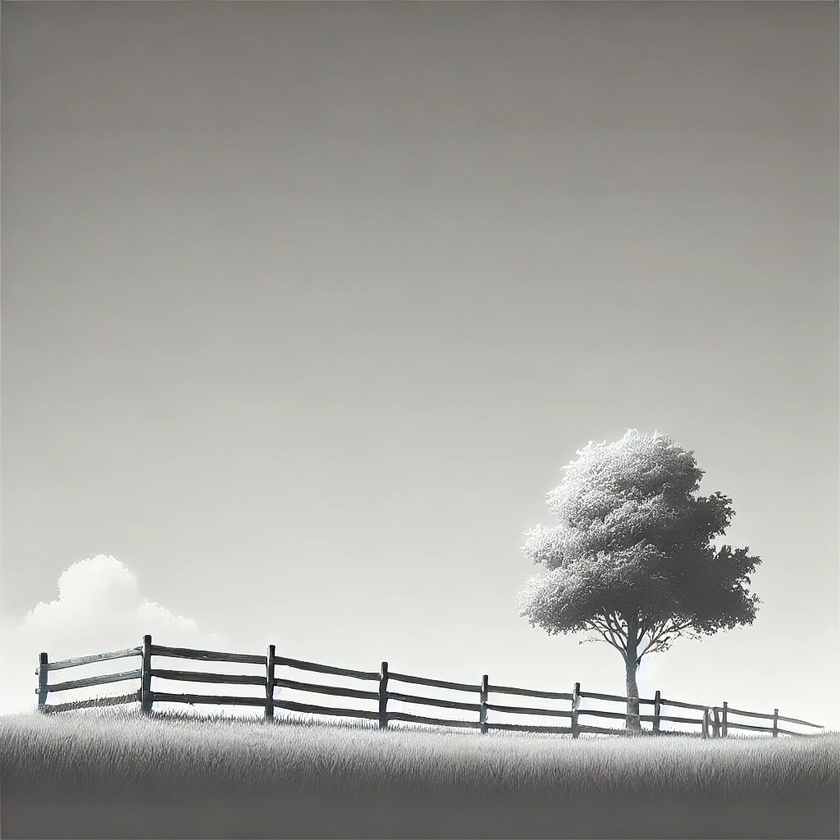
#> input picture Lab11/image.jpg, 840 x 840 px, shrunk from 1024 x 1024 before the run, given in place of the camera
$ python lab10.py
#> lines starting #> are read from the running program, lines starting #| are printed output that depends on the picture; after the words box and inside, x2 and y2 are one past the last pixel; in counts of white or black regions, pixels touching at a corner belong together
import cv2
import numpy as np

# Set up camera
cap = cv2.VideoCapture(0)  # 0 for the default camera

# Parameters for Shi-Tomasi Corner Detection for Lucas-Kanade Optical Flow
feature_params = dict(maxCorners=100, qualityLevel=0.3, minDistance=7, blockSize=7)

# Parameters for Lucas-Kanade Optical Flow
lk_params = dict(winSize=(15, 15), maxLevel=2, criteria=(cv2.TERM_CRITERIA_EPS | cv2.TERM_CRITERIA_COUNT, 10, 0.03))

# Read the first frame
ret, old_frame = cap.read()
#> old_frame is the input picture: shape (840, 840, 3); mean B, G, R 160.2, 164.4, 165.1
old_gray = cv2.cvtColor(old_frame, cv2.COLOR_BGR2GRAY)

# Detect initial points to track using Shi-Tomasi Corner Detection
p0 = cv2.goodFeaturesToTrack(old_gray, mask=None, **feature_params)
#> p0 = 100 rows, first 8: [148, 637], [624, 624], [272, 647], [153, 678], [276, 688], [277, 667], [388, 709], [376, 709]

# Create a mask for drawing Lucas-Kanade optical flow tracks
mask = np.zeros_like(old_frame)

while True:
    # Capture a new frame
    ret, frame = cap.read()
    if not ret:
        break
    frame_gray = cv2.cvtColor(frame, cv2.COLOR_BGR2GRAY)

    # ---- Lucas-Kanade Optical Flow (Sparse) ----
    # Calculate optical flow using Lucas-Kanade for sparse feature points
    p1, st, err = cv2.calcOpticalFlowPyrLK(old_gray, frame_gray, p0, None, **lk_params)
#> p1 has the same summary as p0; st = 100 values from 1 to 1; err = 100 values from 0 to 0

    # Select good points (those successfully tracked)
    if p1 is not None and st is not None:
        good_new = p1[st == 1]
#> good_new = 100 pairs, first value 37 to 774, second value 482 to 726
        good_old = p0[st == 1]
#> good_old has the same summary as good_new

        # Draw the tracks for Lucas-Kanade Optical Flow
        for i, (new, old) in enumerate(zip(good_new, good_old)):
            a, b = map(int, new.ravel())
            c, d = map(int, old.ravel())
            mask = cv2.line(mask, (a, b), (c, d), (0, 255, 0), 2)
            frame = cv2.circle(frame, (a, b), 5, (0, 0, 255), -1)
#> this loop made 100 passes
#> (a, b, c, d) on passes 1 to 12: (148, 637, 148, 637), (624, 624, 624, 624), (272, 647, 272, 647), (153, 678, 153, 678), (276, 688, 276, 688), (277, 667, 277, 667), (388, 709, 388, 709), (376, 709, 376, 709), (384, 664, 384, 664), (44, 655, 44, 655), (276, 675, 276, 675), (276, 709, 276, 709)
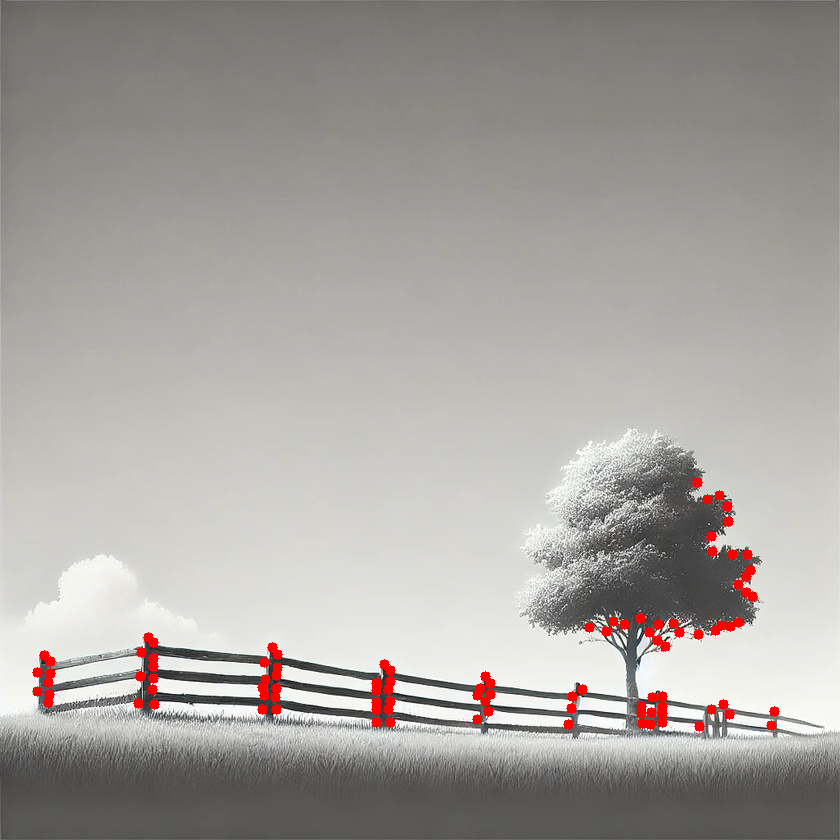
#> frame: shape (840, 840, 3); mean B, G, R 158.4, 162.6, 166.2
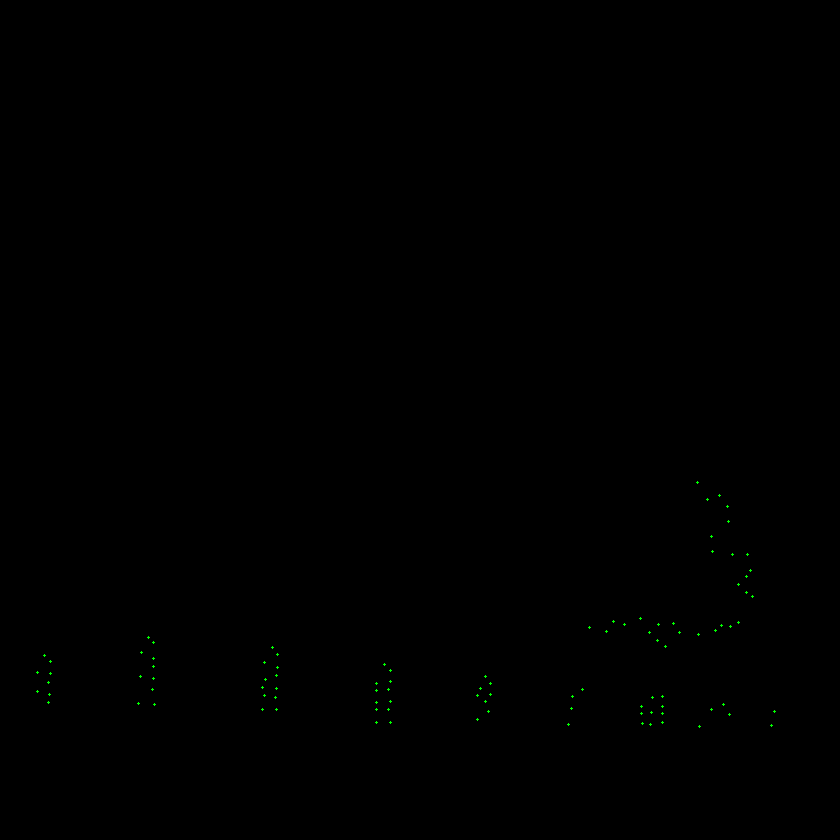
#> mask: shape (840, 840, 3); mean of channels 0, 1, 2 0, 0.2, 0; drawn as B, G, R

    # Overlay the Lucas-Kanade tracks on the original frame
    lk_output = cv2.add(frame, mask)

    # ---- Dense Optical Flow ----
    # Calculate dense optical flow using Farneback method
    flow = cv2.calcOpticalFlowFarneback(old_gray, frame_gray, None, 0.5, 3, 15, 3, 5, 1.2, 0)

    # Convert flow to HSV format for visualization
    hsv = np.zeros_like(frame)
    hsv[..., 1] = 255
    # Convert flow to polar coordinates to get the magnitude and angle
    mag, ang = cv2.cartToPolar(flow[..., 0], flow[..., 1])
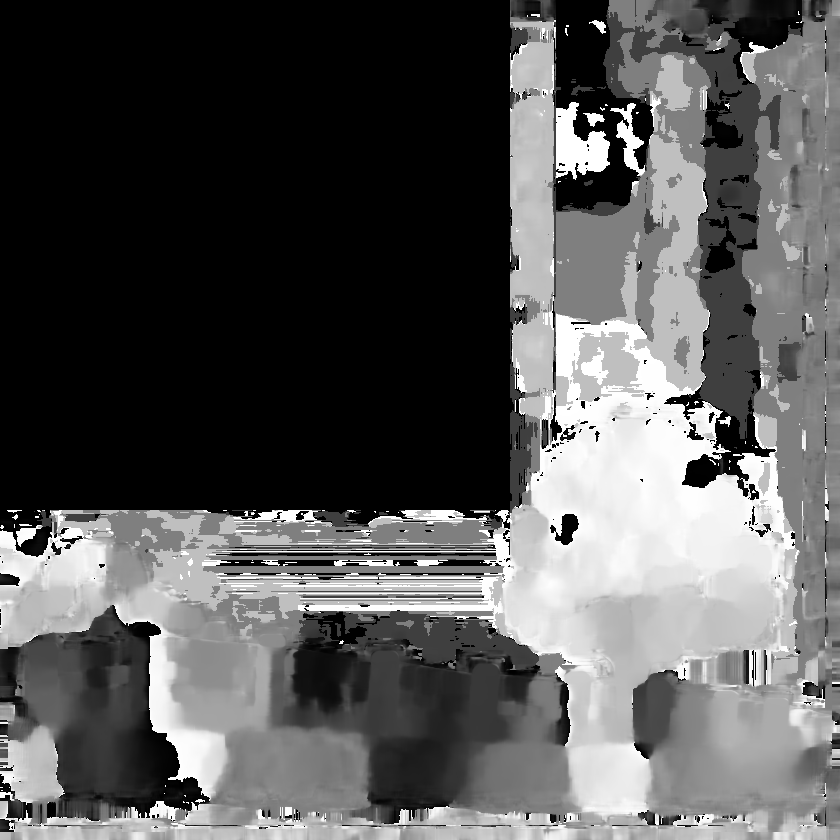
#> ang: shape (840, 840) float32; min 0, max 6.28, mean 2.17; drawn with min black and max white
    hsv[..., 0] = ang * 180 / np.pi / 2  # Hue represents direction
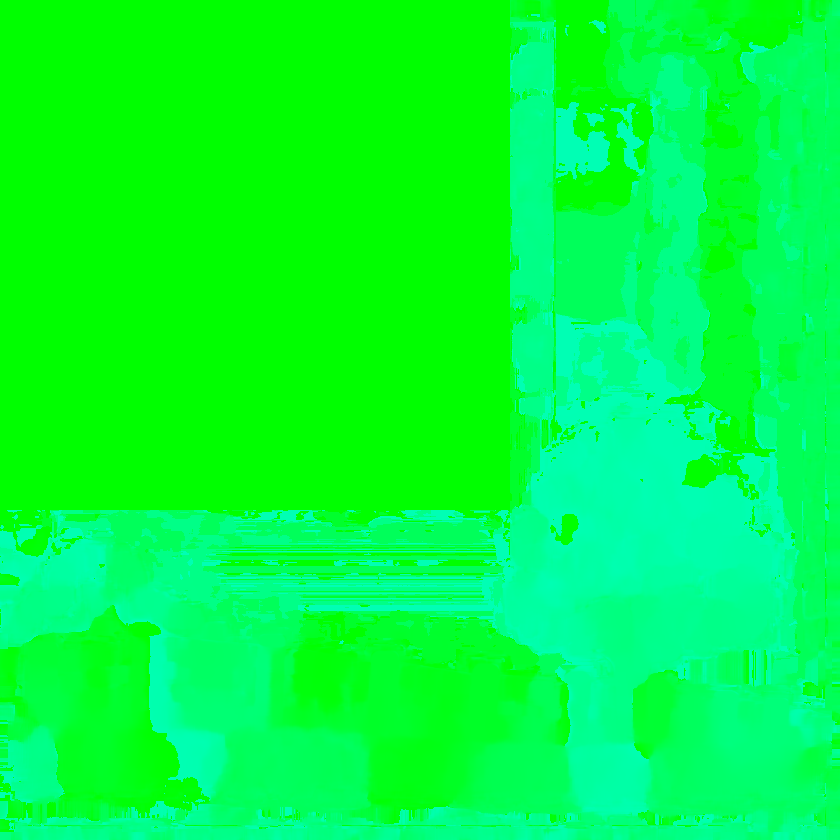
#> hsv: shape (840, 840, 3); mean of channels 0, 1, 2 61.9, 255, 0; drawn as B, G, R
    hsv[..., 2] = cv2.normalize(mag, None, 0, 255, cv2.NORM_MINMAX)  # Value represents magnitude
#> hsv: shape (840, 840, 3); 0.32% of pixels changed, all inside (x1, y1, x2, y2) = (0, 0, 840, 840)

    # Convert HSV to BGR for visualization
    dense_output = cv2.cvtColor(hsv, cv2.COLOR_HSV2BGR)

    # Display the results
    cv2.imshow("Lucas-Kanade Optical Flow (Sparse)", lk_output)
    cv2.imshow("Dense Optical Flow", dense_output)

    # Update the previous frame and points for the next loop iteration
    old_gray = frame_gray.copy()
    if good_new is not None:
        p0 = good_new.reshape(-1, 1, 2)

    # Break the loop on 'q' key press
    if cv2.waitKey(1) & 0xFF == ord('q'):
#> (key q is pressed here)
        break

# Release the camera and close all windows
cap.release()
cv2.destroyAllWindows()
